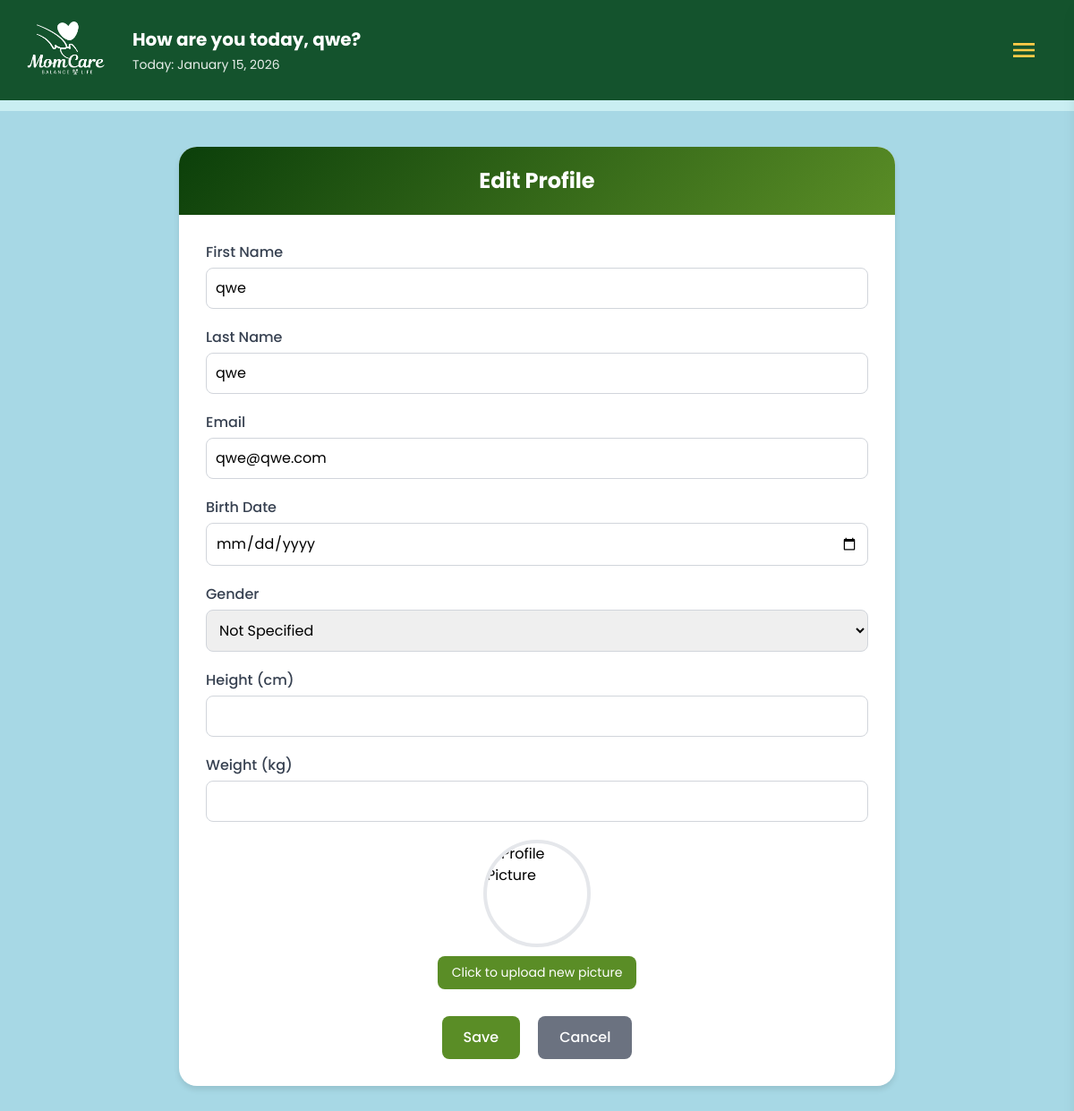
Screenshot of /profile/edit/1 (signed in) with the database file from the repository.
### tables this page shows
CREATE TABLE users (
            id INTEGER PRIMARY KEY AUTOINCREMENT,
            first TEXT NOT NULL,
            last TEXT NOT NULL,
            email TEXT NOT NULL UNIQUE,
            birthdate TEXT,
            password_hash TEXT NOT NULL,
            security_question TEXT,
            security_answer TEXT
        , gender TEXT, height TEXT, weight TEXT, profile_picture TEXT DEFAULT '');

### app.py (the view, shortened to what this page needs)
@app.route('/profile/edit/<int:user_id>', methods=['GET', 'POST'])
def edit_profile(user_id):
    user_email = session.get('user_email')
    if not user_email:
        flash('Please sign in.')
        return redirect(url_for('index'))
    conn = get_db()
    cur = conn.cursor()
    cur.execute('SELECT * FROM users WHERE id = ?', (user_id,))
    user_row = cur.fetchone()
    conn.close()
    if not user_row:
        flash('User not found.')
        return redirect(url_for('dashboard'))
    if user_row['email'] != user_email:
        flash('Unauthorized access.')
        return redirect(url_for('dashboard'))
    user = dict(user_row)
    user['first_name'] = user['first']
    user['last_name'] = user['last']
    user['birthdate_display'] = user['birthdate']
    user['gender'] = user.get('gender', 'Not Specified')
    user['height_display'] = user.get('height', '0')
    user['weight_display'] = user.get('weight', '0')
    user['profile_picture'] = user.get('profile_picture', '')
    first = session.get('user_first')
    today = datetime.now().strftime('%B %d, %Y')
    return render_template('edit.html', user=user, first=first, today=today)

### app.py (called while the page is built)
def get_db() -> Connection:
   conn = sqlite3.connect(DB_PATH, timeout=30)
   conn.row_factory = sqlite3.Row
   try:
       conn.execute('PRAGMA journal_mode=WAL;')
       conn.execute('PRAGMA synchronous=NORMAL;')
       conn.execute('PRAGMA foreign_keys=ON;')
   except Exception:
       pass
   return conn

### templates/edit.html (shortened to what this page needs)
<!DOCTYPE html>
<html lang="en">
<head>
    <script src="https://cdn.tailwindcss.com"></script>
    <link rel="stylesheet" href="https://cdnjs.cloudflare.com/ajax/libs/font-awesome/6.0.0-beta3/css/all.min.css">
</head>
<body class="bg-[#a7d8e5] font-['Poppins']">
    {% include 'navbar.html' %}
    <div class="profile-container">
        <div class="profile-header">Edit Profile</div>
        <div class="profile-content">
            <form method="POST" action="{{ url_for('edit_profile', user_id=user.id) }}" enctype="multipart/form-data">
            <div class="detail-row">
                <label for="first_name">First Name</label>
                <input type="text" id="first_name" name="first_name" value="{{ user.first_name or '' }}" required>
            </div>
            <div class="detail-row">
                <label for="last_name">Last Name</label>
                <input type="text" id="last_name" name="last_name" value="{{ user.last_name or '' }}" required>
            </div>
            <div class="detail-row">
                <label for="email">Email</label>
                <input type="email" id="email" name="email" value="{{ user.email or '' }}" required>
            </div>
            <div class="detail-row">
                <label for="birthdate">Birth Date</label>
                <input type="date" id="birthdate" name="birthdate" value="{{ user.birthdate or '' }}">
            </div>
            <div class="detail-row">
                <label for="gender">Gender</label>
                <select id="gender" name="gender">
                    <option value="Not Specified" {% if user.gender == 'Not Specified' or not user.gender %}selected{% endif %}>Not Specified</option>
                </select>
            </div>
            <div class="detail-row">
                <label for="height">Height (cm)</label>
                <input type="number" id="height" name="height" value="{{ user.height or '' }}">
            </div>
            <div class="detail-row">
                <label for="weight">Weight (kg)</label>
                <input type="number" id="weight" name="weight" value="{{ user.weight or '' }}">
            </div>
            <div class="profile-photo">
                <img id="profile-preview" src="{{ url_for('static', filename=user.profile_picture) if user.profile_picture else url_for('static', filename='images/default-avatar.png') }}" alt="Profile Picture">
                <label for="profile_picture" class="upload-label">Click to upload new picture</label>
            </div>
            <div class="btn-row">
                <button class="save-btn" type="submit">Save</button>
                <a href="{{ url_for('profile', user_id=user.id) }}">
                    <button type="button" class="cancel-btn">Cancel</button>
                </a>
            </div>
            </form>
        </div>
    </div>
</body>
</html>

### templates/edit.html (style rules this page uses)
.profile-container { width: 90%; max-width: 800px; background: white; margin: 40px auto; border-radius: 20px; overflow: hidden; box-shadow: 0 4px 6px rgba(0, 0, 0, 0.1); }
.profile-header { background: linear-gradient(135deg, #0b3f0a, #5a8d26); color: white; padding: 20px; text-align: center; font-size: 24px; font-weight: bold; }
.profile-content { padding: 30px; }
.detail-row { margin-bottom: 20px; }
.detail-row label { display: block; margin-bottom: 5px; font-weight: 500; color: #374151; }
.detail-row input, .detail-row select { width: 100%; padding: 10px; border: 1px solid #d1d5db; border-radius: 8px; font-size: 16px; }
.profile-photo { display: flex; flex-direction: column; align-items: center; margin-bottom: 30px; }
.profile-photo img { width: 120px; height: 120px; border-radius: 50%; object-fit: cover; border: 4px solid #e5e7eb; margin-bottom: 10px; }
.upload-label { display: inline-block; padding: 8px 16px; background-color: #5a8d26; color: white; border-radius: 8px; cursor: pointer; font-size: 14px; transition: background-color 0.3s; }
.btn-row { display: flex; justify-content: center; gap: 20px; margin-top: 30px; }
.save-btn, .cancel-btn { padding: 12px 24px; border: none; border-radius: 8px; font-size: 16px; font-weight: 500; cursor: pointer; transition: background-color 0.3s; }
.save-btn { background-color: #5a8d26; color: white; }
.cancel-btn { background-color: #6b7280; color: white; }

### rows the page displays
users: first_name "qwe", last_name "qwe", email "qwe@qwe.com"

### other values shown
{{ first or session.get('user_first') or
                        'User' }} "qwe"
